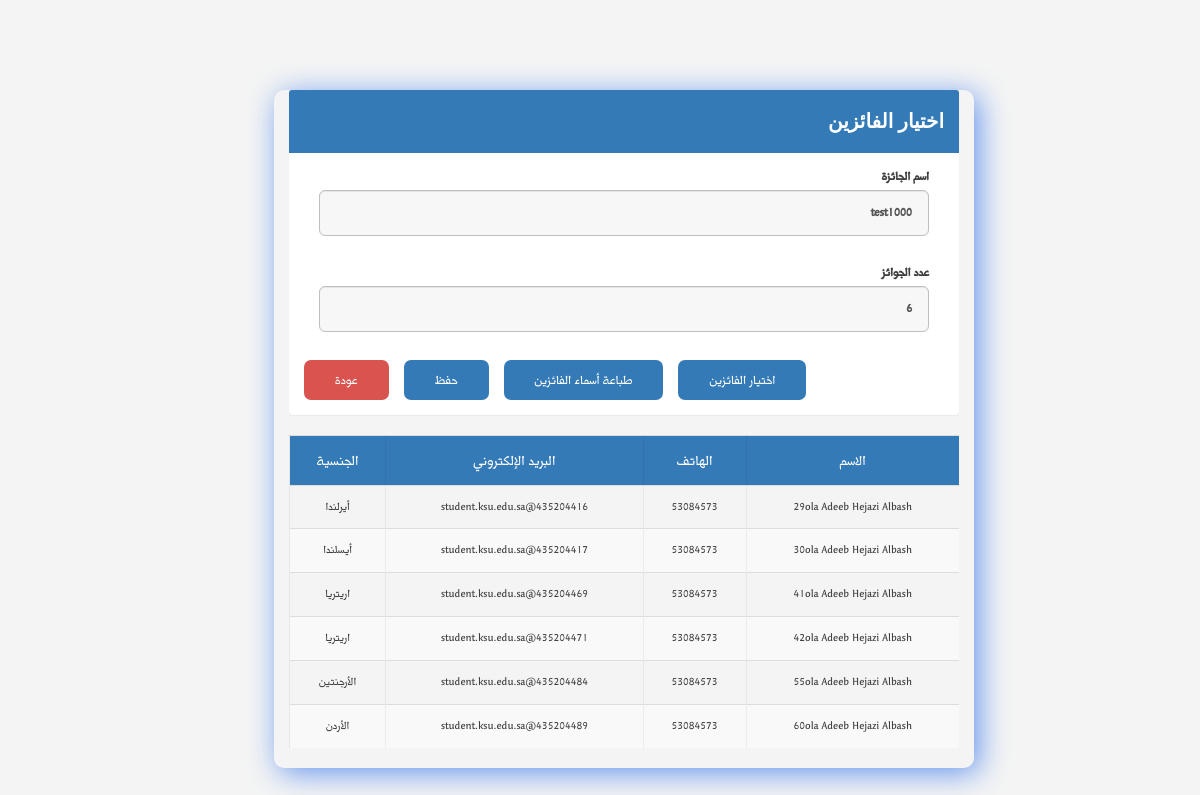
Screenshot of /prizeWinner.php?prizeId=49&subEventId=0 with the database file from the repository.
### tables this page shows
CREATE TABLE `prize` (
  `Prize_ID` int(11) NOT NULL,
  `namePrize` varchar(100) NOT NULL,
  `numOfPrize` int(11) NOT NULL,
  `event_ID` int(11) NOT NULL,
  `subevent_ID` int(11) DEFAULT NULL
);

CREATE TABLE `attendee` (
  `Id` int(11) NOT NULL,
  `email` varchar(30) NOT NULL,
  `name` varchar(100) NOT NULL,
  `phone` int(10) NOT NULL,
  `DOB` date DEFAULT NULL,
  `genderId` int(11) DEFAULT NULL,
  `educationalLevelId` int(11) DEFAULT NULL,
  `jobTitle` varchar(30) DEFAULT NULL,
  `nationalityId` int(11) DEFAULT NULL,
  `nationalId` int(11) DEFAULT NULL,
  `VIPCode` int(11) DEFAULT NULL,
  `optional` varchar(100) NOT NULL,
  `form` varchar(30) NOT NULL,
  `eventId` int(11) NOT NULL,
  `checkInEventAttende` tinyint(1) DEFAULT '0',
  `prizeId` int(11) NOT NULL
);

CREATE TABLE `nationality` (
  `Id` int(11) NOT NULL,
  `Name` varchar(100) NOT NULL
);

### prizeWinner.php (the view, shortened to what this page needs)
<?php
require_once 'php/connectTosql.php';
if (isset($_GET['prizeId'])) {
 $prizeId = $_GET['prizeId'];
 $prizeQuery = mysqli_query($con, "SELECT * FROM prize WHERE prize_ID ='$prizeId' ") or die(mysqli_error($con));
 $row        = mysqli_fetch_row($prizeQuery);
 $namePrize  = $row[1];
 $numOfPrize = $row[2];
 $eventId    = $row[3];
 $subEventId = $row[4];
 if (!isset($_POST['chooseWinner'])) {
  $query = "Select att.id ,  att.name,phone,email,na.Name as
nationalityName ,DOB from attendeewinners atw inner join attendee att on att.id=atw.attendeeId
inner join nationality na on na.Id=att.nationalityId where atw.prizeId =$prizeId";
  $winnerQuery = mysqli_query($con, $query) or die(mysqli_error($con));
 }
}
?>
<!DOCTYPE html>
<html lang="ar">
<head>
  <link rel="stylesheet" href="https://unpkg.com/purecss@1.0.0/build/pure-min.css">
  <link rel="stylesheet" href="css/layouts/custom.css">
  <link rel="stylesheet" href="css/font-awesome.min.css">
  <link rel="stylesheet" href="css/icon.css">
  <link rel="stylesheet" href="css/bootstrap.min.css">
  <link rel="stylesheet" href="css/main-rtl.css">
</head>
<body>
  <div class="mainContent">
    <div class="container">
      <div class="panel panel-primary">
        <div class="panel-heading printhide">
          <h4 class="panelTitle"> اختيار الفائزين </h4>
        </div>
        <div class="panel-body">
          <form action="" class="formDivEditPrize" method="post">
<div class="col-md-16 printhide">
            <div class="col-md-12">
              <div class="form-group form-group-lg">
                <label for="prizeName" class="control-label"> اسم الجائزة</label>
                <label type="text" class="form-control" id="prizeName" name="prizeName">
                  <?php echo $namePrize ?>
                </label>
              </div>
            </div>
            <div class="col-md-12">
              <div class="form-group form-group-lg">
                <label for="prizeNum" class="control-label"> عدد الجوائز</label>
                <label class="form-control" id="prizeNum" name="prizeNum">
                  <?php echo $numOfPrize ?>
                </label>
              </div>
            </div>
            <a href="/tactic/managePrize.php" class="bodyform btn btn-nor-danger btn-sm">عودة</a>
            <input type="submit" value="حفظ" name="save" class="btn btn-nor-primary btn-lg enable-overlay">
            <input type="button" value="طباعة أسماء الفائزين" Id="btnPrintWinners" class=" btn btn-nor-primary btn-sm">
            <input type="submit" value="اختيار الفائزين" name="chooseWinner" class="btn btn-nor-primary btn-lg enable-overlay">
        </div>
      </div>
      </div>
      <table class="table table-striped">
        <tr>
          <th> الاسم </th>
          <th> الهاتف </th>
          <th> البريد الإلكتروني </th>
          <th> الجنسية </th>
        </tr>
        <?php
$result = array();
if (isset($_POST['chooseWinner'])) {
 if ($eventId != null) {
   if($subEventId == 0)
   {
  $sql = "SELECT att.id ,  att.name,phone,email,na.Name as nationalityName ,DOB FROM `attendee` att INNER JOIN nationality na
                   on att.nationalityId=na.Id where att.eventid=$eventId and att.checkInEventAttende=1";
   }
   else{
     $sql = "SELECT att.id ,  att.name,phone,email,na.Name as nationalityName ,DOB  FROM attendee att
      INNER JOIN nationality na on att.nationalityId=na.Id
   where (att.id in
	   (select att.id from subeventattendee where subeventId='$subEventId' and checkInSubeventAttende=1) )
	    ";
   }
  $attendeQuery = mysqli_query($con, $sql) or die(mysqli_error($con));
  $dataArray = array();
  while ($res = mysqli_fetch_array($attendeQuery)) {
   $dataArray[] = array("attendeeId" => $res['id'], "attendeeName" => $res['name']
    , "attendeephone" => $res['phone'], "attendeeEmail" => $res['email']
    , "attendeeNationalityName" => $res['nationalityName'], "attendeeDOB" => $res['DOB'],
   );
  }
  $result = array_rand($dataArray, $numOfPrize);
 }
} else {
 if (isset($winnerQuery)) {
  while ($res = mysqli_fetch_array($winnerQuery)) {
   $result[] = array("attendeeId" => $res['id'], "attendeeName" => $res['name']
    , "attendeephone" => $res['phone'], "attendeeEmail" => $res['email']
    , "attendeeNationalityName" => $res['nationalityName'], "attendeeDOB" => $res['DOB'],
   );
  }
 }
}
foreach ($result as $key) {
 $item = isset($winnerQuery) == false ? $dataArray[$key] : $key;
 echo "<tr>";
 echo "<td><span >" . $item['attendeeName'] . "</span></td>";
 echo "<td><span >" . $item['attendeephone'] . "</span></td>";
 echo "<td><span >" . $item['attendeeEmail'] . "</span></td>";
 echo "<td><span >" . $item['attendeeNationalityName'] . "</span></td>";
 echo "</tr>";
}
?>
      </table>
    </div>
  </div>
</body>
</html>

### css/layouts/custom.css (style rules this page uses)
* { box-sizing: border-box; }
.mainContent { margin: 0; margin-right: 20%; width: 80%; height: 900px; }
.panel-primary { border-color: #337ab7; border: 0px !important; }
.form-group-lg .form-control { height: 46px; padding: 10px 16px; font-size: 17px !important; line-height: 1.3333333; border-radius: 6px; }
.panelTitle { font-weight: bold; font-size: 20px; font-family: 'Noto Nastaliq Urdu Draft', serif; text-decoration: none; }
.container { position: relative; left: 15%; top: 10%; z-index: 0; border-radius: 10px; box-shadow: 5px 5px 30px cornflowerblue; max-width: 700px; text-align: right; }
::placeholder { text-align: right; }
form .btn { float: left; }
body { margin: 0; }

### css/main-rtl.css (style rules this page uses)
body { background: #f4f4f4 url(../images/bg.jpg) center top no-repeat; background-size: 100% }
html, body { margin: 0; padding: 0 }
body { line-height: 1 }
table { border-collapse: collapse; border-spacing: 0 }
body { font-size: 14px; color: #404040; overflow: auto; margin: 0 auto; padding: 0; font-family: "Midan W20"; direction: rtl; min-width: 320px; max-width: 2200px }
a { text-decoration: none !important }
.form-control { background: #f7f7f7; border: 1px solid #bcbec2; }
.form-group label { font-size: 17px; position: relative; }
.btn, a { transition: all .3s ease; -webkit-transition: all .3s ease; -moz-transition: all .3s ease; -ms-transition: all .3s ease }
.btn-nor-primary, .btn-nor-primary:link, .btn-nor-primary:visited, .btn-nor-primary:focus { background: #337AB7 !important; border: 1px solid transparent; color: #fff !important; border-radius: 7px; margin-right: 15px; font-size: 18px; padding: 0 30px; height: 40px; line-height: 38px; }
.btn-nor-danger, .btn-nor-danger:link, .btn-nor-danger:visited, .btn-nor-danger:focus { background: #D9534F !important; border: 1px solid transparent; color: #fff !important; border-radius: 7px; margin-right: 15px; font-size: 18px; padding: 0 30px; height: 40px; line-height: 38px; }
.table th, .table td { text-align: right; vertical-align: middle }
.table th { background: #337AB7; color: #FFFFFF; font-weight: 400; font-size: 20px; }
.table th, .table td { padding: 10px !important }
.table td { font-size: 16px; }
.table tr th, .table tr td { border-left: 1px solid rgba(0, 0, 0, .05); text-align: center !important }
.form-group { position: relative; padding-bottom: 8px; }
@media (min-width: 992px) { .col-md-1, .col-md-10, .col-md-11, .col-md-12, .col-md-2, .col-md-3, .col-md-4, .col-md-5, .col-md-6, .col-md-7, .col-md-8, .col-md-9 { float: right !important } }

### rows the page displays
prize: namePrize "test1000", numOfPrize "6"
attendee: name "29ola Adeeb Hejazi Albash", phone "53084573", email "435204416@student.ksu.edu.sa", nationalityId.Name "أيرلندا"
attendee: name "30ola Adeeb Hejazi Albash", phone "53084573", email "435204417@student.ksu.edu.sa", nationalityId.Name "أيسلندا"
attendee: name "41ola Adeeb Hejazi Albash", phone "53084573", email "435204469@student.ksu.edu.sa", nationalityId.Name "اريتريا"
attendee: name "42ola Adeeb Hejazi Albash", phone "53084573", email "435204471@student.ksu.edu.sa", nationalityId.Name "اريتريا"
attendee: name "55ola Adeeb Hejazi Albash", phone "53084573", email "435204484@student.ksu.edu.sa", nationalityId.Name "الأرجنتين"
attendee: name "60ola Adeeb Hejazi Albash", phone "53084573", email "435204489@student.ksu.edu.sa", nationalityId.Name "الأردن"
